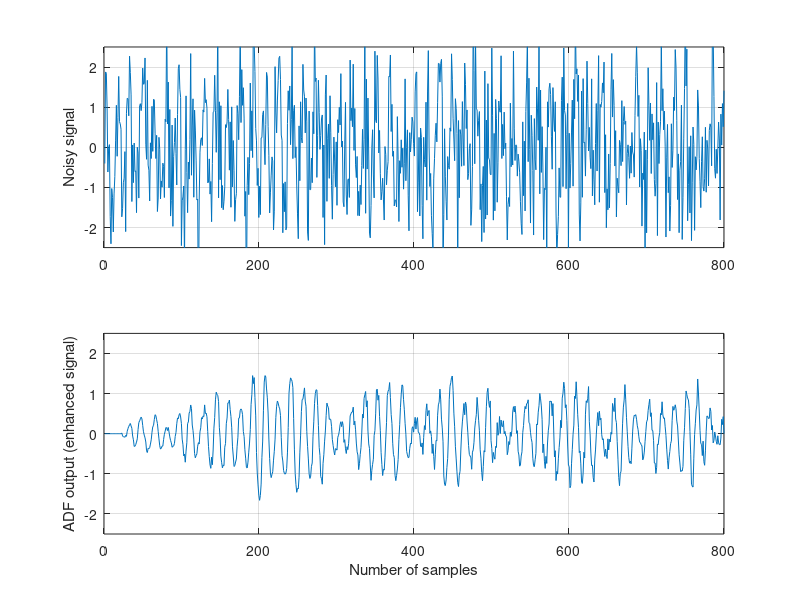
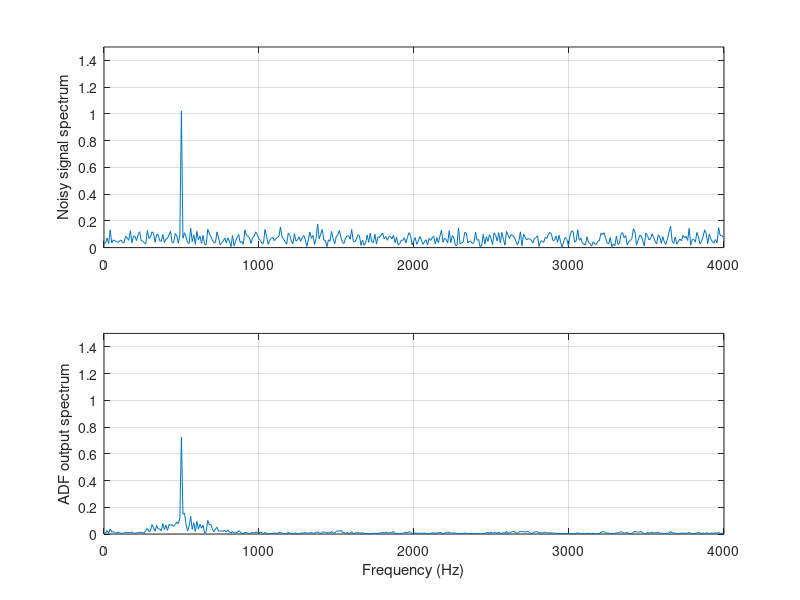

Write the MATLAB code that produced these figures, in order.
close all; clear all
fs=8000; T=1/fs; % Sampling rate and sampling period
t=0:T:0.1; % 1 second time instant
n=randn(1,length(t)); % Generate Gaussian random noise
d=cos(2*pi*500*t)+n; % Generate 500-Hz tone plus noise
x=filter([ 0 0 0 0 0 0 0 1 ],1,d); % Delay filter
mu=0.001; % Initialize the step size for LMS algorithms
w=zeros(1,21); % Initialize the adaptive filter coefficients
y=zeros(1,length(t)); % Initialize the adaptive filter output
e=y; % Initialize the error vector
% Perform adaptive filtering using the LMS algorithm
for m=22:1:length(t)-1
    sum=0;
    for i=1:1:21
        sum=sum+w(i)*x(m-i);
    end
    y(m)=sum;
    e(m)=d(m)-y(m);
    for i=1:1:21
        w(i)=w(i)+2*mu*e(m)*x(m-i);
    end
end
% Calculate the single-sided amplitude spectrum for corrupted signal
D=2*abs(fft(d))/length(d);D(1)=D(1)/2;
% Calculate the single-sided amplitude spectrum for enhanced signal
Y=2*abs(fft(y))/length(y);Y(1)=Y(1)/2;
% Map the frequency index to its frequency in Hz
f=[0:1:length(x)/2]*8000/length(x);
% Plot the signals and spectra
subplot(2,1,1), plot(d);grid; axis([0 length(x) -2.5 2.5]); ylabel('Noisy signal');
subplot(2,1,2),plot(y);grid; axis([0 length(y) -2.5 2.5]);
ylabel('ADF output (enhanced signal)'); xlabel('Number of samples')
figure
subplot(2,1,1),plot(f,D(1:length(f)));grid; axis([0 fs/2 0 1.5]);
ylabel('Noisy signal spectrum')
subplot(2,1,2),plot(f,Y(1:length(f)));grid; axis([0 fs/2 0 1.5]);
ylabel('ADF output spectrum'); xlabel('Frequency (Hz)');